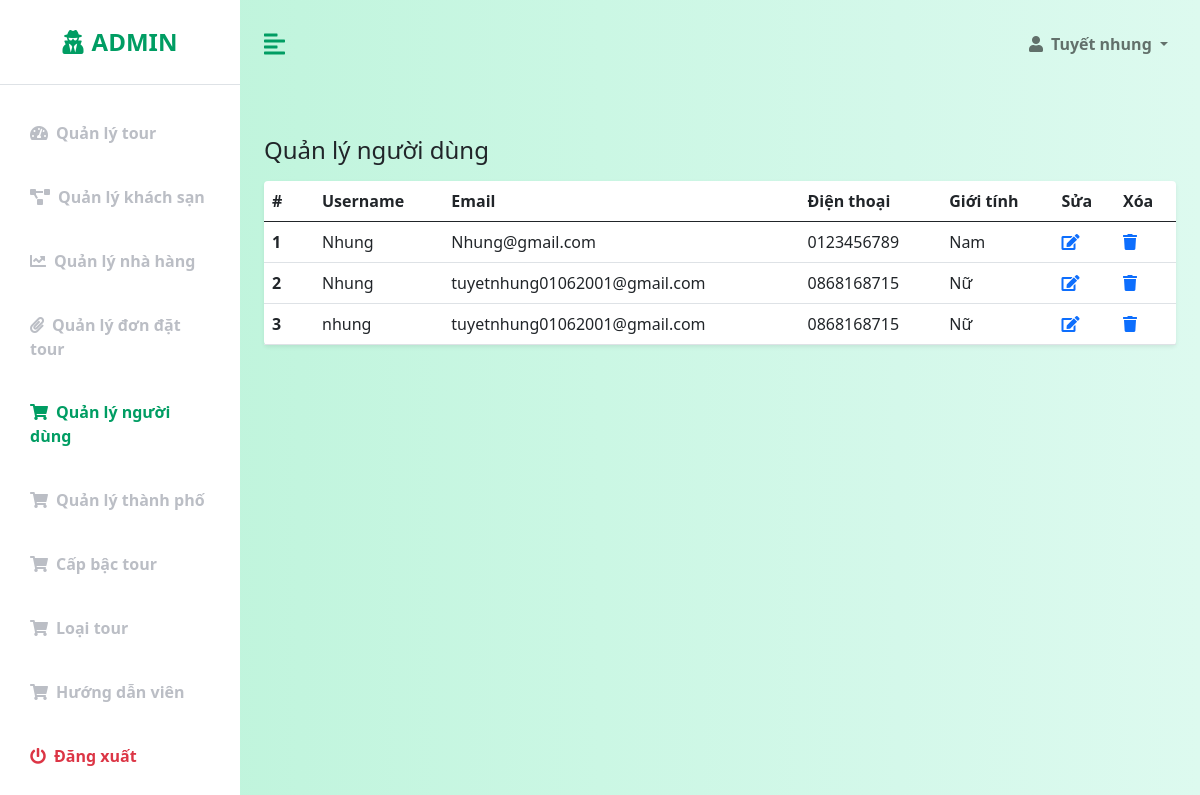
/admin/QLND.php, run on an earlier commit of the app's database.
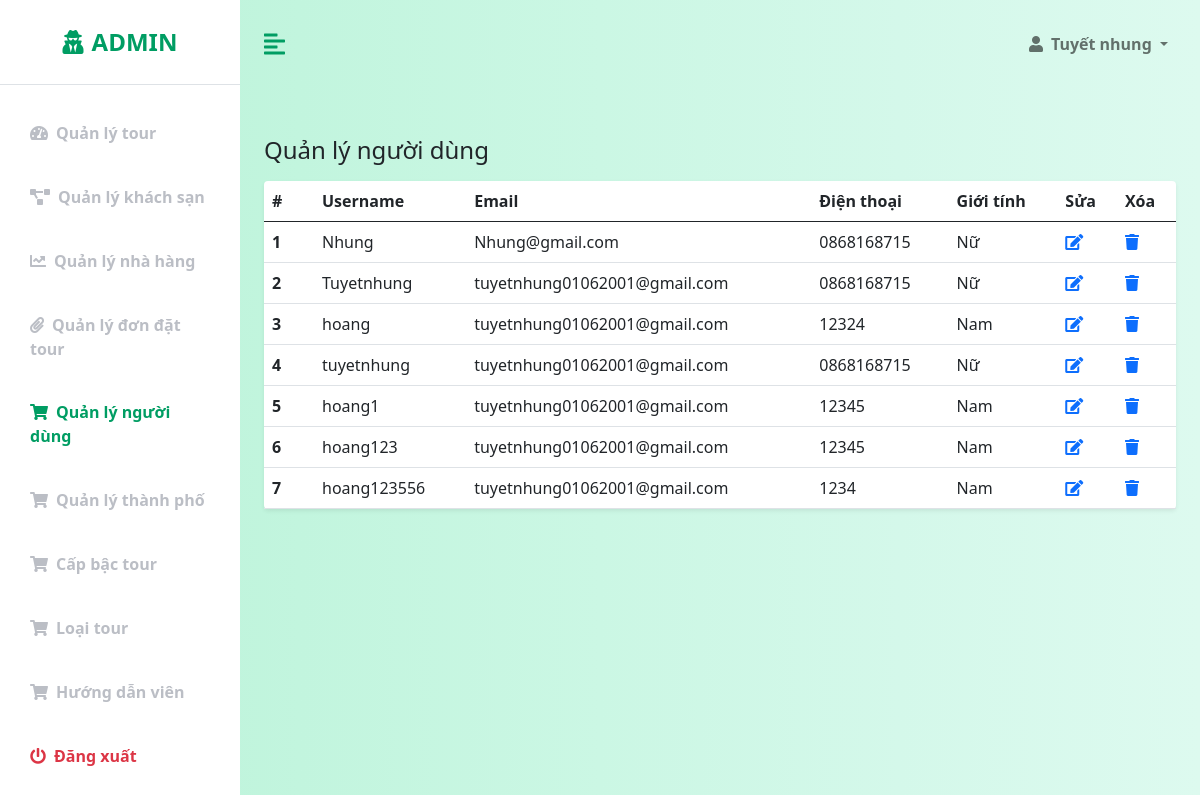
And on a later commit of the database.
### tables this page shows
CREATE TABLE `customers` (
  `customer_id` int(11) NOT NULL,
  `user_name` varchar(50) NOT NULL,
  `password` varchar(50) NOT NULL,
  `email` varchar(50) NOT NULL,
  `birthday` datetime NOT NULL,
  `phone_number` varchar(10) NOT NULL,
  `name` varchar(50) NOT NULL,
  `gender` int(1) NOT NULL,
  `status` int(1) NOT NULL,
  `code` varchar(32) NOT NULL,
  `is_admin` int(10) NOT NULL,
  `date_created` datetime NOT NULL DEFAULT current_timestamp()
);

### config/database-function.php (called while the page is built, shortened)
<?php
    require_once('database-connection.php');
    function simpleQuery($sql, bool $isGet = true, $params = []){
        global $conn;
        $stmt = $conn -> prepare($sql);
        $stmt -> execute();
        if($isGet){
            $record = $stmt -> get_result() -> fetch_all(MYSQLI_ASSOC);
            return $record;
        }else{
            return $stmt;
        }
    }
?>

### admin/QLND.php (the view, shortened to what this page needs)
<?php
    require('templates-admin/header.php');
?>
            <div class="container-fluid px-4">
                <div class="row my-5">
                    <h3 class="fs-4 mb-3">Quản lý người dùng</h3>
                    <div class="col">
                        <table class="table bg-white rounded shadow-sm  table-hover">
                            <thead>
                                <tr>
                                    <th scope="col" width="50">#</th>
                                    <th scope="col">Username</th>
                                    <th scope="col">Email</th>
                                    <th scope="col">Điện thoại</th>
                                    <th scope="col">Giới tính</th>
                                    <th scope="col">Sửa</th>
                                    <th scope="col">Xóa</th>
                                </tr>
                            </thead>
                            <tbody>
                                <?php
                                    $i = 1;
                                    $sql = "select * from customers";
                                    $rows = simpleQuery($sql);
                                    foreach($rows as $row){
                                        echo '
                                            <tr>
                                                <th scope="row">'.$i.'</th>
                                                <td>'.$row["user_name"].'</td>
                                                <td>'.$row["email"].'</td>
                                                <td>'.$row["phone_number"].'</td>
                                                <td>';
                                                    if($row["gender"] == 0){
                                                        echo "Nữ";
                                                    }else{
                                                        echo "Nam";
                                                    }
                                                echo '</td>
                                                <td><a href="sua-ND.php?id='.$row["customer_id"].'"><i class="fas fa-edit"></i></a></td>
                                                <td><a href="xoa.php?customers=&id='.$row["customer_id"].'"><i class="fas fa-trash"></i></a></td>
                                            </tr>
                                        ';
                                        $i++;
                                    }
                                ?>
                            </tbody>
                        </table>
                    </div>
                </div>
<?php
    include('templates-admin/footer.php')
?>

### admin/templates-admin/header.php (shortened to what this page needs)
<!DOCTYPE html>
<html lang="en">
<head>
    <link href="https://cdn.jsdelivr.net/npm/bootstrap@5.0.0-beta3/dist/css/bootstrap.min.css" rel="stylesheet" />
    <link rel="stylesheet" href="https://cdnjs.cloudflare.com/ajax/libs/font-awesome/5.15.3/css/all.min.css" />
    <link rel="stylesheet" href="https://cdnjs.cloudflare.com/ajax/libs/font-awesome/5.15.4/css/all.min.css">
    <link rel="stylesheet" href="css-admin/styles.css" />
</head>
<body>
    <div class="d-flex" id="wrapper">
        <div class="bg-white" id="sidebar-wrapper">
            <div class="sidebar-heading text-center py-4 primary-text fs-4 fw-bold text-uppercase border-bottom"><i
                    class="fas fa-user-secret me-2"></i>Admin</div>
            <div class="list-group list-group-flush my-3">
                <a href="index.php" class="list-group-item list-group-item-action bg-transparent second-text fw-bold <?php if($_SESSION["nav"] == "tours") echo "active"; ?>"><i
                        class="fas fa-tachometer-alt me-2"></i>Quản lý tour</a>
                <a href="QLKS.php" class="list-group-item list-group-item-action bg-transparent second-text fw-bold <?php if($_SESSION["nav"] == "hotels") echo "active"; ?>"><i
                        class="fas fa-project-diagram me-2"></i>Quản lý khách sạn</a>
                <a href="QLNH.php" class="list-group-item list-group-item-action bg-transparent second-text fw-bold <?php if($_SESSION["nav"] == "restaurants") echo "active"; ?>"><i
                        class="fas fa-chart-line me-2"></i>Quản lý nhà hàng</a>
                <a href="QLDDTour.php" class="list-group-item list-group-item-action bg-transparent second-text fw-bold <?php if($_SESSION["nav"] == "orders") echo "active"; ?>"><i
                        class="fas fa-paperclip me-2"></i>Quản lý đơn đặt tour</a>
                <a href="QLND.php" class="list-group-item list-group-item-action bg-transparent second-text fw-bold <?php if($_SESSION["nav"] == "customers") echo "active"; ?>"><i
                        class="fas fa-shopping-cart me-2"></i>Quản lý người dùng</a>
                <a href="QLTP.php" class="list-group-item list-group-item-action bg-transparent second-text fw-bold <?php if($_SESSION["nav"] == "cities") echo "active"; ?>"><i
                        class="fas fa-shopping-cart me-2"></i>Quản lý thành phố</a>
                <a href="QLCapTour.php" class="list-group-item list-group-item-action bg-transparent second-text fw-bold <?php if($_SESSION["nav"] == "ranks") echo "active"; ?>"><i
                        class="fas fa-shopping-cart me-2"></i>Cấp bậc tour</a>
                <a href="QLLoaiTour.php" class="list-group-item list-group-item-action bg-transparent second-text fw-bold <?php if($_SESSION["nav"] == "tourtypes") echo "active"; ?>"><i
                        class="fas fa-shopping-cart me-2"></i>Loại tour</a>
                <a href="QLHDVien.php" class="list-group-item list-group-item-action bg-transparent second-text fw-bold <?php if($_SESSION["nav"] == "tourguides") echo "active"; ?>"><i
                        class="fas fa-shopping-cart me-2"></i>Hướng dẫn viên</a>
                <a href="logout.php" class="list-group-item list-group-item-action bg-transparent text-danger fw-bold"><i
                        class="fas fa-power-off me-2"></i>Đăng xuất</a>
            </div>
        </div>
        <div id="page-content-wrapper">
            <nav class="navbar navbar-expand-lg navbar-light bg-transparent py-4 px-4">
                <div class="d-flex align-items-center">
                    <i class="fas fa-align-left primary-text fs-4 me-3" id="menu-toggle"></i>
                </div>
                <div class="collapse navbar-collapse" id="navbarSupportedContent">
                    <ul class="navbar-nav ms-auto mb-2 mb-lg-0">
                        <li class="nav-item dropdown">
                            <a class="nav-link dropdown-toggle second-text fw-bold" href="#" id="navbarDropdown"
                                role="button" data-bs-toggle="dropdown" aria-expanded="false">
                                <i class="fas fa-user me-2"></i>Tuyết nhung
                            </a>
                        </li>
                    </ul>
                </div>
            </nav>

### admin/templates-admin/footer.php (shortened to what this page needs)
</div>
        </div>
    </div>
</body>
</html>

### admin/css-admin/styles.css (style rules this page uses)
:root { --main-bg-color: #009d63; --main-text-color: #009d63; --second-text-color: #bbbec5; --second-bg-color: #c1efde; }
.primary-text { color: var(--main-text-color); }
.second-text { color: var(--second-text-color); }
#wrapper { overflow-x: hidden; background-image: linear-gradient( to right, #baf3d7, #c2f5de, #cbf7e4, #d4f8ea, #ddfaef ); }
#sidebar-wrapper { min-height: 100vh; margin-left: -15rem; -webkit-transition: margin 0.25s ease-out; -moz-transition: margin 0.25s ease-out; -o-transition: margin 0.25s ease-out; transition: margin 0.25s ease-out; }
#sidebar-wrapper .sidebar-heading { padding: 0.875rem 1.25rem; font-size: 1.2rem; }
#sidebar-wrapper .list-group { width: 15rem; }
#page-content-wrapper { min-width: 100vw; }
#menu-toggle { cursor: pointer; }
.list-group-item { border: none; padding: 20px 30px; }
.list-group-item.active { background-color: transparent; color: var(--main-text-color); font-weight: bold; border: none; }
@media (min-width: 768px) { #sidebar-wrapper { margin-left: 0; } }
@media (min-width: 768px) { #page-content-wrapper { min-width: 0; width: 100%; } }

What changed in the data, as far as the page shows it:
removed customers: user_name "Nhung", email "tuyetnhung01062001@gmail.com", phone_number "0868168715", gender "Nữ"
removed customers: user_name "nhung", email "tuyetnhung01062001@gmail.com", phone_number "0868168715", gender "Nữ"
changed customers "Nhung": phone_number "0123456789" → "0868168715"; gender "Nam" → "Nữ"
added customers: user_name "Tuyetnhung", email "tuyetnhung01062001@gmail.com", phone_number "0868168715", gender "Nữ"
added customers: user_name "hoang", email "tuyetnhung01062001@gmail.com", phone_number "12324", gender "Nam"
added customers: user_name "tuyetnhung", email "tuyetnhung01062001@gmail.com", phone_number "0868168715", gender "Nữ"
added customers: user_name "hoang1", email "tuyetnhung01062001@gmail.com", phone_number "12345", gender "Nam"
added customers: user_name "hoang123", email "tuyetnhung01062001@gmail.com", phone_number "12345", gender "Nam"
added customers: user_name "hoang123556", email "tuyetnhung01062001@gmail.com", phone_number "1234", gender "Nam"
